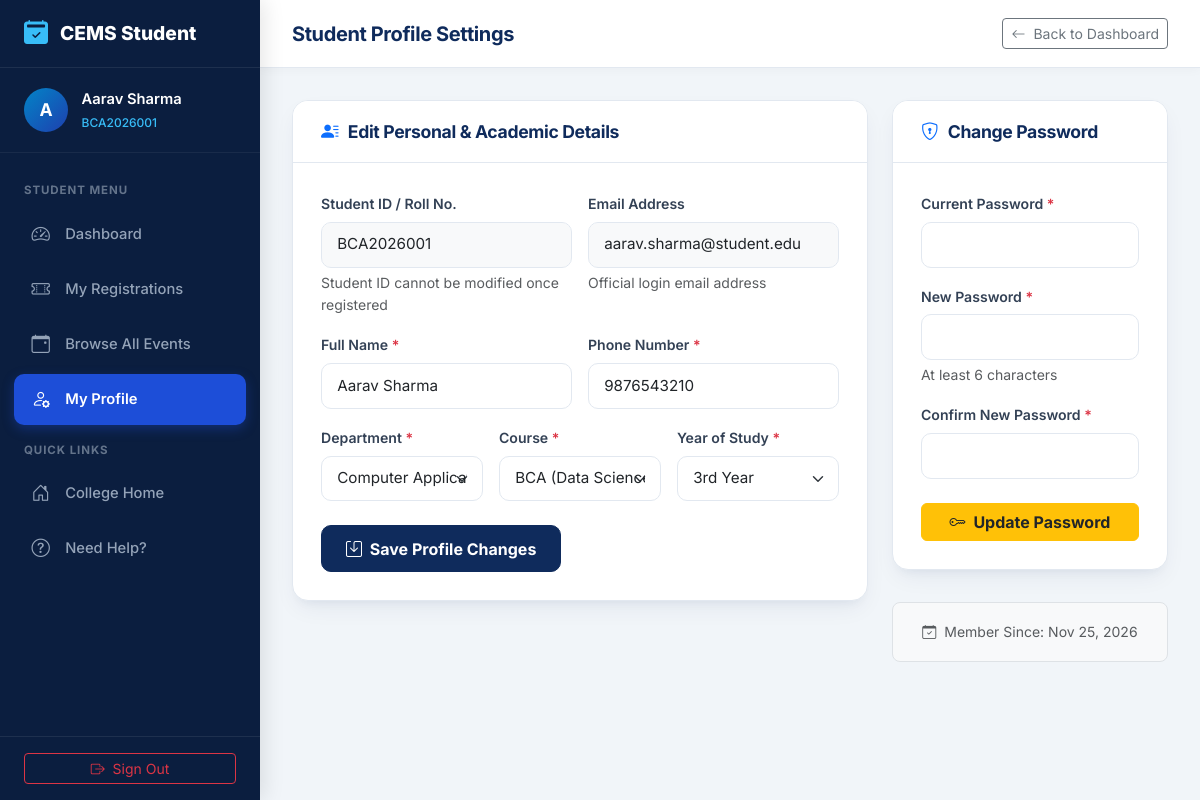
Page /student/profile.php (signed in) on the committed database.
### tables this page shows
CREATE TABLE `students` (
  `student_id` VARCHAR(50) NOT NULL PRIMARY KEY,
  `name` VARCHAR(100) NOT NULL,
  `email` VARCHAR(100) NOT NULL UNIQUE,
  `phone` VARCHAR(20) NOT NULL,
  `department` VARCHAR(100) NOT NULL,
  `course` VARCHAR(50) NOT NULL,
  `year` VARCHAR(20) NOT NULL,
  `password` VARCHAR(255) NOT NULL,
  `created_at` TIMESTAMP DEFAULT CURRENT_TIMESTAMP
);

### includes/auth.php (called while the page is built, shortened)
<?php
function e(?string $string): string {
    return htmlspecialchars((string)$string, ENT_QUOTES, 'UTF-8');
}
function formatDate(string $dateStr): string {
    $timestamp = strtotime($dateStr);
    return $timestamp ? date('M d, Y', $timestamp) : $dateStr;
}

### student/profile.php (the view, shortened to what this page needs)
<?php
require_once __DIR__ . '/../includes/header.php';
$sessionStudent = getLoggedInStudent();
$pdo = getDBConnection();
$student = [];
try {
    $stmt = $pdo->prepare("SELECT * FROM students WHERE student_id = ?");
    $stmt->execute([$sessionStudent['student_id']]);
    $student = $stmt->fetch() ?: $sessionStudent;
} catch (Exception $e) {
    $student = $sessionStudent;
}
?>
<div class="dashboard-wrapper">
    <aside class="dashboard-sidebar">
        <div class="sidebar-brand">
            <i class="bi bi-calendar2-check-fill"></i>
            <span>CEMS Student</span>
        </div>
        <div class="sidebar-user">
            <div class="user-avatar">
                <?= strtoupper(substr($student['name'] ?? 'S', 0, 1)); ?>
            </div>
            <div class="user-info text-truncate" style="max-width: 160px;">
                <div class="name text-truncate"><?= e($student['name']); ?></div>
                <div class="role text-truncate"><?= e($student['student_id']); ?></div>
            </div>
        </div>
        <ul class="sidebar-menu">
            <li class="menu-header">Student Menu</li>
            <li class="nav-item">
                <a class="nav-link" href="dashboard.php">
                    <i class="bi bi-speedometer2"></i> Dashboard
                </a>
            </li>
            <li class="nav-item">
                <a class="nav-link" href="my_events.php">
                    <i class="bi bi-ticket-perforated"></i> My Registrations
                </a>
            </li>
            <li class="nav-item">
                <a class="nav-link" href="../events.php">
                    <i class="bi bi-calendar-event"></i> Browse All Events
                </a>
            </li>
            <li class="nav-item">
                <a class="nav-link active" href="profile.php">
                    <i class="bi bi-person-gear"></i> My Profile
                </a>
            </li>
            <li class="menu-header">Quick Links</li>
            <li class="nav-item">
                <a class="nav-link" href="../index.php">
                    <i class="bi bi-house-door"></i> College Home
                </a>
            </li>
            <li class="nav-item">
                <a class="nav-link" href="../contact.php">
                    <i class="bi bi-question-circle"></i> Need Help?
                </a>
            </li>
        </ul>
        <div class="sidebar-footer">
            <a href="../logout.php" class="btn btn-outline-danger w-100 btn-sm">
                <i class="bi bi-box-arrow-right me-1"></i> Sign Out
            </a>
        </div>
    </aside>
    <div class="dashboard-main">
        <header class="dashboard-topbar">
            <div class="d-flex align-items-center gap-3">
                <h1 class="topbar-title">Student Profile Settings</h1>
            </div>
            <div class="d-flex align-items-center gap-2">
                <a href="dashboard.php" class="btn btn-outline-secondary btn-sm">
                    <i class="bi bi-arrow-left me-1"></i> Back to Dashboard
                </a>
            </div>
        </header>
        <main class="dashboard-content">
            <div class="row g-4">
                <div class="col-lg-8">
                    <div class="content-card">
                        <div class="content-card-header">
                            <h3 class="content-card-title">
                                <i class="bi bi-person-lines-fill text-primary"></i> Edit Personal & Academic Details
                            </h3>
                        </div>
                        <div class="content-card-body">
                            <form method="POST" action="profile.php" class="needs-validation" novalidate>
                                <div class="row g-3">
                                    <div class="col-md-6">
                                        <label class="form-label">Student ID / Roll No.</label>
                                        <input type="text" class="form-control bg-light" value="<?= e($student['student_id']); ?>" readonly disabled>
                                        <div class="form-text small">Student ID cannot be modified once registered</div>
                                    </div>
                                    <div class="col-md-6">
                                        <label class="form-label">Email Address</label>
                                        <input type="email" class="form-control bg-light" value="<?= e($student['email']); ?>" readonly disabled>
                                        <div class="form-text small">Official login email address</div>
                                    </div>
                                    <div class="col-md-6">
                                        <label for="name" class="form-label">Full Name <span class="text-danger">*</span></label>
                                        <input type="text" class="form-control" id="name" name="name"
                                               value="<?= e($student['name']); ?>" required>
                                    </div>
                                    <div class="col-md-6">
                                        <label for="phone" class="form-label">Phone Number <span class="text-danger">*</span></label>
                                        <input type="tel" class="form-control" id="phone" name="phone"
                                               value="<?= e($student['phone']); ?>" required>
                                    </div>
                                    <div class="col-md-4">
                                        <label for="department" class="form-label">Department <span class="text-danger">*</span></label>
                                        <select class="form-select" id="department" name="department" required>
                                            <option value="Computer Applications" <?= $student['department'] === 'Computer Applications' ? 'selected' : ''; ?>>Computer Applications</option>
                                        </select>
                                    </div>
                                    <div class="col-md-4">
                                        <label for="course" class="form-label">Course <span class="text-danger">*</span></label>
                                        <select class="form-select" id="course" name="course" required>
                                            <option value="BCA (Data Science)" <?= $student['course'] === 'BCA (Data Science)' ? 'selected' : ''; ?>>BCA (Data Science)</option>
                                        </select>
                                    </div>
                                    <div class="col-md-4">
                                        <label for="year" class="form-label">Year of Study <span class="text-danger">*</span></label>
                                        <select class="form-select" id="year" name="year" required>
                                            <option value="3rd Year" <?= $student['year'] === '3rd Year' ? 'selected' : ''; ?>>3rd Year</option>
                                        </select>
                                    </div>
                                    <div class="col-12 mt-4">
                                        <button type="submit" class="btn btn-primary px-4 fw-bold">
                                            <i class="bi bi-save me-1"></i> Save Profile Changes
                                        </button>
                                    </div>
                                </div>
                            </form>
                        </div>
                    </div>
                </div>
                <div class="col-lg-4">
                    <div class="content-card">
                        <div class="content-card-header">
                            <h3 class="content-card-title">
                                <i class="bi bi-shield-lock text-primary"></i> Change Password
                            </h3>
                        </div>
                        <div class="content-card-body">
                            <form method="POST" action="profile.php" class="needs-validation" novalidate>
                                <div class="mb-3">
                                    <label for="current_password" class="form-label">Current Password <span class="text-danger">*</span></label>
                                    <input type="password" class="form-control" id="current_password" name="current_password" required>
                                </div>
                                <div class="mb-3">
                                    <label for="new_password" class="form-label">New Password <span class="text-danger">*</span></label>
                                    <input type="password" class="form-control" id="new_password" name="new_password" required minlength="6">
                                    <div class="form-text small">At least 6 characters</div>
                                </div>
                                <div class="mb-3">
                                    <label for="confirm_password" class="form-label">Confirm New Password <span class="text-danger">*</span></label>
                                    <input type="password" class="form-control" id="confirm_password" name="confirm_password" required>
                                </div>
                                <button type="submit" class="btn btn-warning w-100 fw-bold text-dark mt-2">
                                    <i class="bi bi-key me-1"></i> Update Password
                                </button>
                            </form>
                        </div>
                    </div>
                    <div class="p-3 bg-light rounded-3 border text-center">
                        <small class="text-muted">
                            <i class="bi bi-calendar-check me-1"></i> Member Since: <?= formatDate($student['created_at'] ?? date('Y-m-d')); ?>
                        </small>
                    </div>
                </div>
            </div>
        </main>
    </div>
</div>
</body>
</html>

### assets/css/style.css (style rules this page uses)
:root { --primary-color: #0f2b5c; --primary-hover: #0a1e40; --secondary-color: #0284c7; --secondary-hover: #0369a1; --accent-color: #f59e0b; --bg-light: #f8fafc; --bg-white: #ffffff; --text-dark: #1e293b; --text-muted: #64748b; --border-color: #e2e8f0; --card-shadow: 0 10px 25px -5px rgba(15, 43, 92, 0.07), 0 8px 10px -6px rgba(15, 43, 92, 0.05); --card-hover-shadow: 0 20px 30px -10px rgba(15, 43, 92, 0.15); --transition: all 0.25s cubic-bezier(0.4, 0, 0.2, 1); --radius-sm: 6px; --radius-md: 10px; --radius-lg: 16px; --radius-xl: 24px; }
body { font-family: 'Inter', -apple-system, BlinkMacSystemFont, "Segoe UI", Roboto, "Helvetica Neue", Arial, sans-serif; color: var(--text-dark); background-color: var(--bg-light); line-height: 1.6; min-height: 100vh; display: flex; flex-direction: column; }
main { flex: 1 0 auto; }
h1, h2, h3, h4, h5, h6 { font-weight: 700; color: var(--primary-color); letter-spacing: -0.02em; }
a { text-decoration: none; transition: var(--transition); }
.btn-primary { background-color: var(--primary-color); border-color: var(--primary-color); color: #ffffff; font-weight: 600; padding: 0.65rem 1.4rem; border-radius: var(--radius-md); transition: var(--transition); }
.form-label { font-weight: 600; font-size: 0.88rem; color: #334155; margin-bottom: 0.4rem; }
.form-control, .form-select { border-radius: var(--radius-md); border: 1.5px solid var(--border-color); padding: 0.65rem 0.95rem; font-size: 0.95rem; transition: var(--transition); }

### rows in the picture
students: name "A", name "Aarav Sharma", student_id "BCA2026001", email "aarav.sharma@student.edu", phone "9876543210", department "Computer Applications", course "BCA (Data Science)", year "3rd Year"
